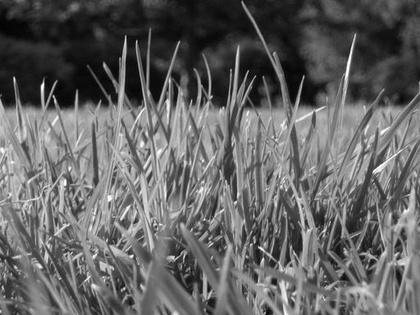
%> input picture Part-1_ Image Enhancement/images/image1.jpg, 420 x 315 px, shrunk from 512 x 384 before the run
$ octave q7_2_denoise_report.m   (GNU Octave 9; MATLAB toolbox functions it lacks are replaced by stand-ins)
%> lines starting %> are read from the running program, lines starting %| are printed output that depends on the picture
### Part-1_ Image Enhancement/make_it_odd.m
function [odd_number] = make_it_odd(number)
%outputs the number if odd or number +1 if even.
odd_number = number + 1 - rem(number, 2);
end

### Part-1_ Image Enhancement/denoise.m
function [ imOut ] = denoise( image, kernel_type, varargin)
% function used to denoise image using a box, median or gaussian filter.
% imputs:
%   image (matrix)
%   kernel_type (string): 'box', 'median' or 'gaussian'
%   varargin: int if 'box', [m, n] if 'median'


switch kernel_type
    case 'box'
        if isempty(varargin)
            box_size = 3;
        else
            box_size = make_it_odd(varargin{1});
        end
        imOut = imboxfilt(image, box_size);

    case 'median'
        if isempty(varargin)
            matrix = [3, 3];
        elseif length(varargin{1}) == 2
           matrix = make_it_odd(varargin{1});
        elseif length(varargin{1}) == 1
           odd_number = make_it_odd(varargin{1});
           matrix = [odd_number, odd_number];
        else
            matrix = [3, 3];
        end

        imOut = medfilt2(image, matrix);

    case 'gaussian'
        if isempty(varargin)
            sigma = 1;
            kernel_size = 3;
        else
            sigma = varargin{1};
            kernel_size = make_it_odd(varargin{2});
        end

        imOut = imfilter(image, gauss2D(sigma, kernel_size), 'conv');

    case 'meme'
        [w, h, ~] = size(image);
        I = imread('./images/gauss_meme.jpg');
        imOut = I(1:w, 1:h);

    otherwise
        %box filter of size 3 is used if the kernel_type is not recognized.
        imOut = denoise(image, 'box', 3);

end
end

### Part-1_ Image Enhancement/myPSNR.m
function [ PSNR ] = myPSNR( orig_image, approx_image )

%image size
[w, h] = size(orig_image);

%datatype from uint8 to double
I = double(orig_image);
Ihat = double(approx_image);

%calculate Mean Squared Error
MSE = sum((I - Ihat).^2, "all")/(w*h);

%gets max pixel value
Imax = double(max(orig_image, [], 'all'));

%return PSNR
PSNR = 10*log10(Imax^2/MSE);
end

### Part-1_ Image Enhancement/visualize_n_save.m
function visualize_n_save(path, varargin)
% concatenates the images horizontally and saves them in the specified path

image = varargin{1};
for i = 2:length(varargin)
    image = [image, varargin{i}];
end

montage(image,'size',[1 NaN]);
imwrite(image, path)

end

### Part-1_ Image Enhancement/q7_2_denoise_report.m

%print on image requires `computer vision system toolbox`,
%turn it to false if you don't want to install the trial version.
PRINT_ON_IMAGE = true;

kernel_type = ["box", "median", "gaussian"];
box_size = [3, 5, 7];
label = ["original", "gaussian_noise", "salt_n_peper"];
images = ["./images/image1.jpg", "./images/image1_gaussian.jpg", "./images/image1_saltpepper.jpg"];
std = 1;

true_im = imread(images(1));
%> true_im is the input picture: size 315x420 uint8; min 2, max 255, mean 99.4

for k = 1: length(label)

    image = imread(images(k));
    [w, h, ~] = size(image);
%> w = 315; h = 420
    for i = 1: length(kernel_type)
        for j = 1:length(box_size)

            %denoises the image using the specified filter and box size
            if kernel_type(i) == "gaussian"
                filtered_im{j} = denoise(image, kernel_type(i),std, box_size(j));
            else
                filtered_im{j} = denoise(image, kernel_type(i), box_size(j));
%> call 2 of denoise, with kernel_type = 'box'
%> in make_it_odd, `odd_number = number + 1 - rem(number, 2);`: odd_number = 3
%> in denoise (call 2), `imOut = imboxfilt(image, box_size);`:
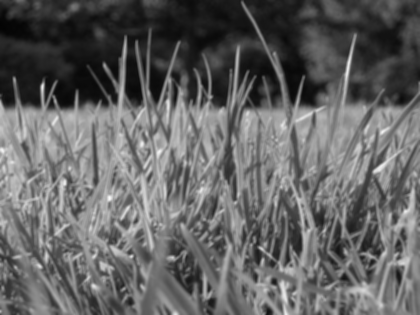
%> imOut: size 315x420 uint8; min 3, max 250, mean 99.4
            end

            % calculate psnr
            im_psnr = myPSNR(true_im, filtered_im{j});
%> in myPSNR, `MSE = sum((I - Ihat).^2, "all")/(w*h);`: MSE = 123.9
%> in myPSNR, `Imax = double(max(orig_image, [], 'all'));`: Imax = 255
%> in myPSNR, `PSNR = 10*log10(Imax^2/MSE);`: PSNR = 27.2
%> im_psnr = 27.2

            if (PRINT_ON_IMAGE)
                % write the psnr and box size on the image
                text = char(num2str(box_size(j)) + "x" + num2str(box_size(j)) + ": psnr = " +  num2str(im_psnr, 5));
%> text = '3x3: psnr = 27.2'
                position = [w/2, 1];
%> position = [157.5 1]
                im_text = insertText(filtered_im{j}, position, text);

                %insertText modifies the size of the image,
                %clips the image to the original size.
                filtered_im{j} = im_text(1:w, 1:h);
            end

        end

        %saves images concatenated
        path = "./images/" + label(k) + "_" + kernel_type(i) + "_filter.png";
        visualize_n_save(path, image, filtered_im{1}, filtered_im{2}, filtered_im{3})
%> the loop in visualize_n_save, `for i = 2:length(varargin)` made 3 passes
%> pass 1, in visualize_n_save, `image = [image, varargin{i}];`:
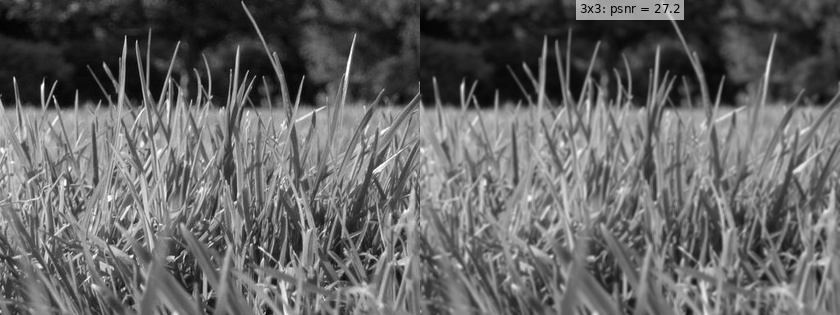
%> image: size 315x840 uint8; min 0, max 255, mean 100.3
%> pass 2, in visualize_n_save, `image = [image, varargin{i}];`:
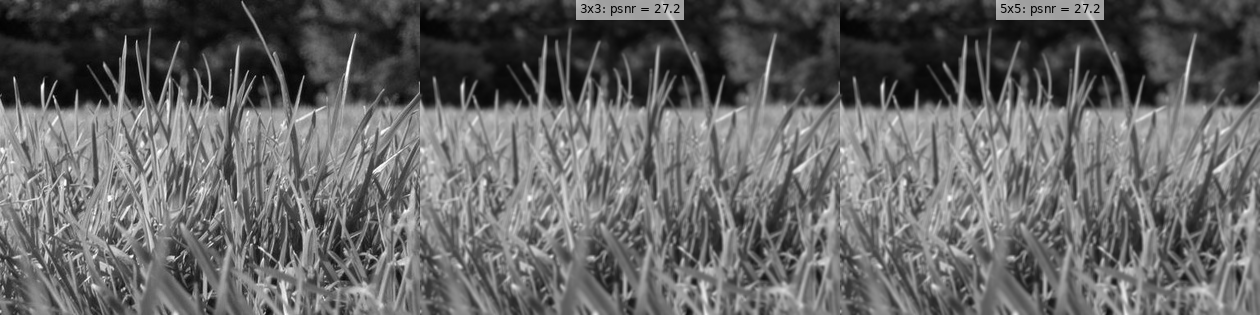
%> image: size 315x1260 uint8; min 0, max 255, mean 100.7
%> pass 3, in visualize_n_save, `image = [image, varargin{i}];`:
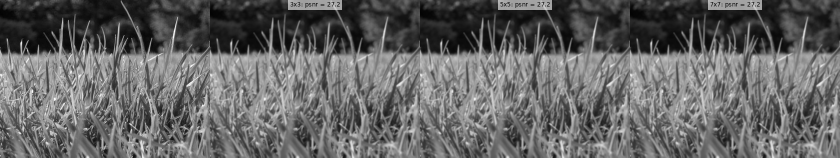
%> image: size 315x1680 uint8 (shown at 1/2 size); min 0, max 255, mean 100.8
    end
end
%> pass 2 of the loop `for k = 1: length(label)`:
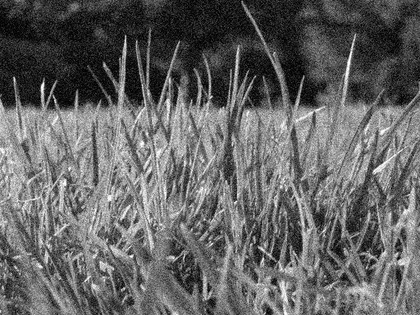
%> input picture Part-1_ Image Enhancement/images/image1_gaussian.jpg, 420 x 315 px, shrunk from 512 x 384 before the run
%> image is the input picture: size 315x420 uint8; min 0, max 255, mean 99.9
%> in denoise (call 4), `imOut = imboxfilt(image, box_size);`:
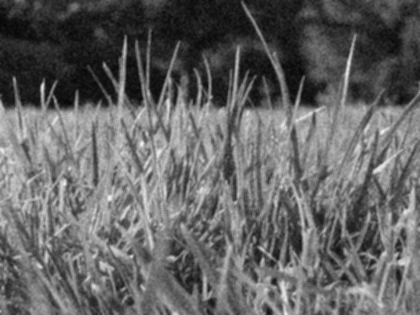
%> imOut: size 315x420 uint8; min 6, max 247, mean 99.9
%> im_psnr = 26.02
%> text = '3x3: psnr = 26.019'
%> the loop in visualize_n_save (call 2), `for i = 2:length(varargin)` made 3 passes
%> pass 3, in visualize_n_save (call 2), `image = [image, varargin{i}];`:
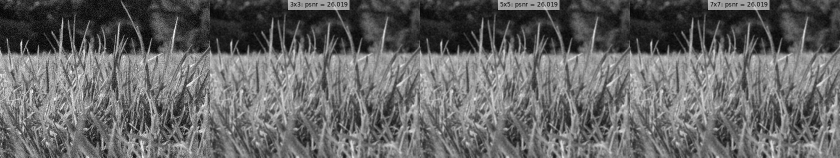
%> image: size 315x1680 uint8 (shown at 1/2 size); min 0, max 255, mean 101.5
%> pass 3 of the loop `for k = 1: length(label)`:
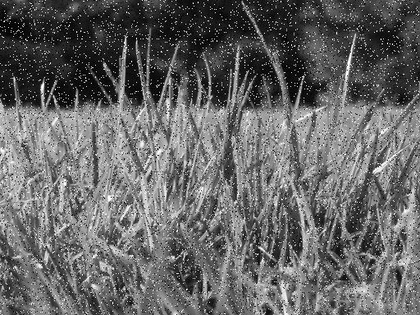
%> input picture Part-1_ Image Enhancement/images/image1_saltpepper.jpg, 420 x 315 px, shrunk from 512 x 384 before the run
%> image is the input picture: size 315x420 uint8; min 0, max 255, mean 101.7
%> in denoise (call 6), `imOut = imboxfilt(image, box_size);`:
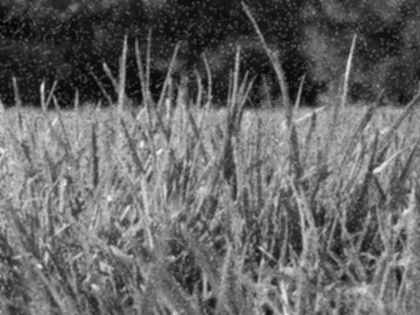
%> imOut: size 315x420 uint8; min 4, max 245, mean 101.7
%> im_psnr = 23.82
%> text = '3x3: psnr = 23.818'
%> the loop in visualize_n_save (call 3), `for i = 2:length(varargin)` made 3 passes
%> pass 3, in visualize_n_save (call 3), `image = [image, varargin{i}];`:
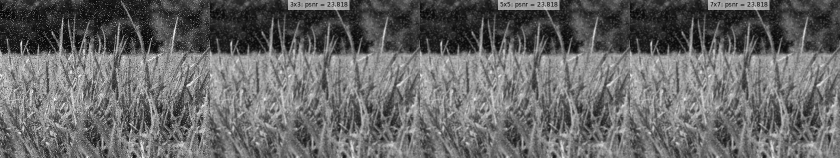
%> image: size 315x1680 uint8 (shown at 1/2 size); min 0, max 255, mean 103.3
